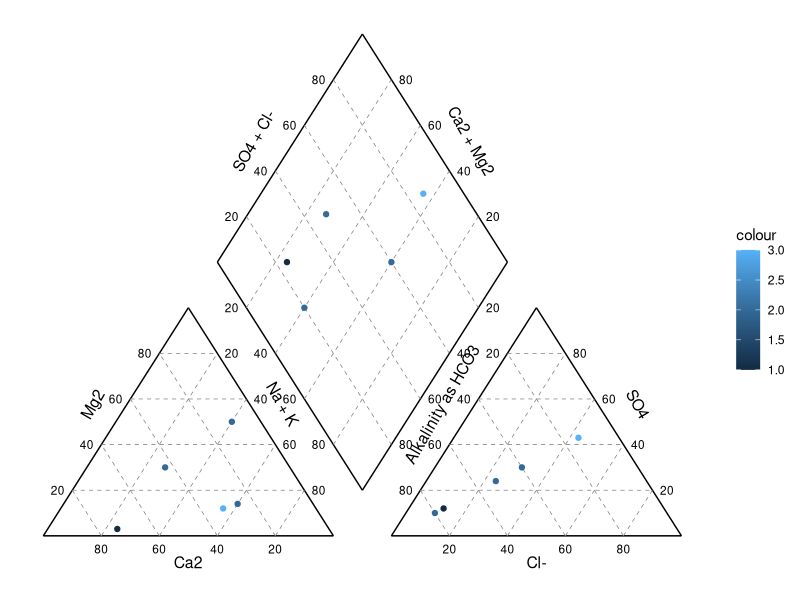
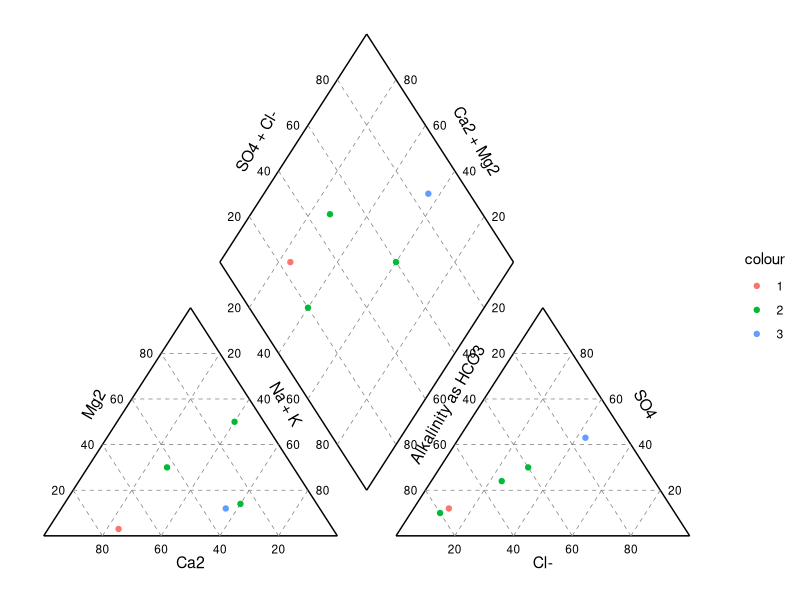
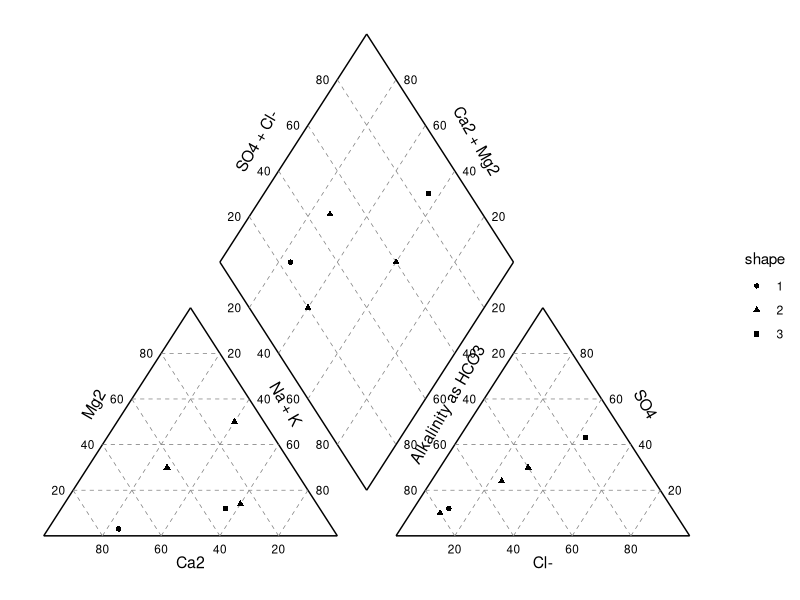
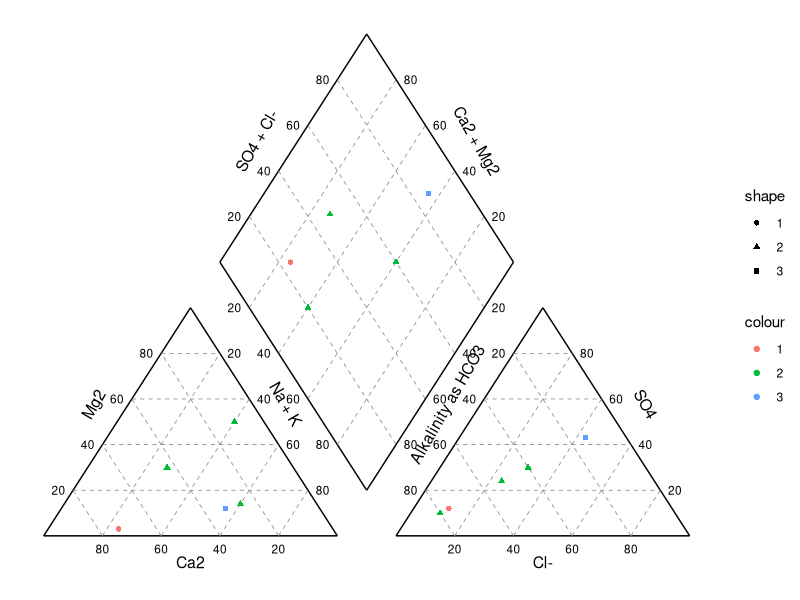
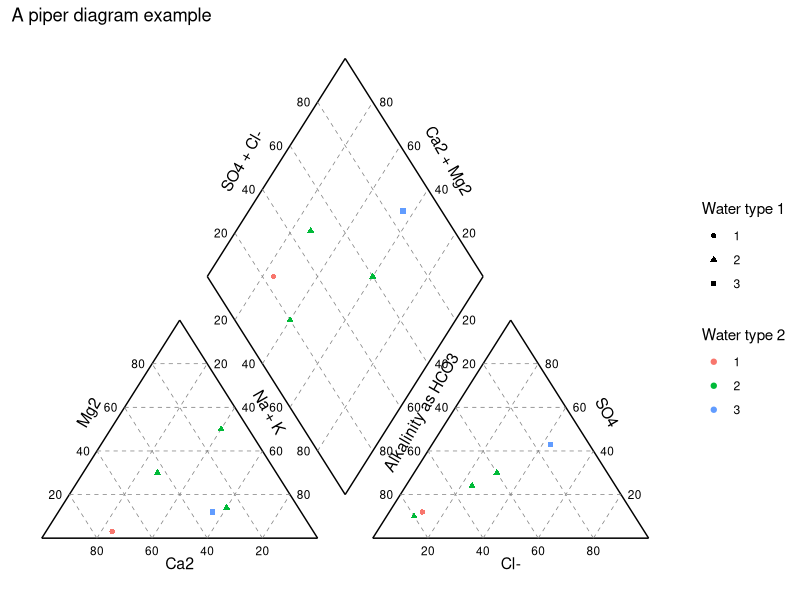

Recreate these plots in R, in order.
### A piper diagram based on the ternary plot example here: http://srmulcahy.github.io/2012/12/04/ternary-plots-r.html
### This was written quickly, and most likely contains bugs - I advice you to check it first.
### Jason Lessels jlessels@gmail.com


library(ggplot2)
ggplot_piper <- function(Mg, Ca, Cl, SO4, colour=NULL, shape=NULL) {
  
  y1 <- Mg * 0.86603
  x1 <- 100*(1-(Ca/100) - (Mg/200))
  y2 <- SO4 * 0.86603
  x2 <-120+(100*Cl/100 + 0.5 * 100*SO4/100)
  
  new_point <- function(x1, x2, y1, y2, grad=1.73206){
    b1 <- y1-(grad*x1)
    b2 <- y2-(-grad*x2)
    M <- matrix(c(grad, -grad, -1,-1), ncol=2)
    intercepts <- as.matrix(c(b1,b2))
    t_mat <- -solve(M) %*% intercepts
    data.frame(x=t_mat[1,1], y=t_mat[2,1])
  }
  
  np_list <- lapply(1:length(x1), function(i) new_point(x1[i], x2[i], y1[i], y2[i]))
  npoints <- do.call("rbind",np_list)
  
  
  grid1p1 <<- data.frame(x1 = c(20,40,60,80), x2= c(10,20,30,40),y1 = c(0,0,0,0), y2 =  c(17.3206,34.6412,51.9618, 69.2824))
  grid1p2 <<- data.frame(x1 = c(20,40,60,80), x2= c(60,70,80,90),y1 = c(0,0,0,0), y2 =  c(69.2824, 51.9618,34.6412,17.3206))
  grid1p3 <<- data.frame(x1 = c(10,20,30,40), x2= c(90,80,70,60),y1 = c(17.3206,34.6412,51.9618, 69.2824), y2 =  c(17.3206,34.6412,51.9618, 69.2824))
  
  grid2p1 <<- grid1p1
  grid2p1$x1 <- grid2p1$x1+120
  grid2p1$x2 <- grid2p1$x2+120
  
  grid2p2 <<- grid1p2
  grid2p2$x1 <- grid2p2$x1+120
  grid2p2$x2 <- grid2p2$x2+120
  
  grid2p3 <<- grid1p3
  grid2p3$x1 <- grid2p3$x1+120
  grid2p3$x2 <- grid2p3$x2+120
  
  grid3p1 <<- data.frame(x1=c(100,90, 80, 70),y1=c(34.6412, 51.9618, 69.2824, 86.603), x2=c(150, 140, 130, 120), y2=c(121.2442,138.5648,155.8854,173.2060))
  grid3p2 <<- data.frame(x1=c(70, 80, 90, 100),y1=c(121.2442,138.5648,155.8854,173.2060), x2=c(120, 130, 140, 150), y2=c(34.6412, 51.9618, 69.2824, 86.603))
  
  
  
  
  points <-data.frame(x=c(x1, x2, npoints$x), y=c(y=y1, y2, npoints$y))  
  
  p <- ggplot() +
    ## left hand ternary plot 
    geom_segment(aes(x=0,y=0, xend=100, yend=0)) +
    geom_segment(aes(x=0,y=0, xend=50, yend=86.603)) +
    geom_segment(aes(x=50,y=86.603, xend=100, yend=0)) + 
    ## right hand ternary plot 
    geom_segment(aes(x=120,y=0, xend=220, yend=0)) +
    geom_segment(aes(x=120,y=0, xend=170, yend=86.603)) +
    geom_segment(aes(x=170,y=86.603, xend=220, yend=0)) +
    ## Upper diamond
    geom_segment(aes(x=110,y=190.5266, xend=60, yend=103.9236)) +
    geom_segment(aes(x=110,y=190.5266, xend=160, yend=103.9236)) + 
    geom_segment(aes(x=110,y=17.3206, xend=160, yend=103.9236)) +
    geom_segment(aes(x=110,y=17.3206, xend=60, yend=103.9236)) +
    
    ## Add grid lines to the plots
    geom_segment(aes(x=x1, y=y1, yend=y2, xend=x2), data=grid1p1, linetype = "dashed", size = 0.25, colour = "grey50") + 
    geom_segment(aes(x=x1, y=y1, yend=y2, xend=x2), data=grid1p2, linetype = "dashed", size = 0.25, colour = "grey50") +
    geom_segment(aes(x=x1, y=y1, yend=y2, xend=x2), data=grid1p3, linetype = "dashed", size = 0.25, colour = "grey50") +
    geom_segment(aes(x=x1, y=y1, yend=y2, xend=x2), data=grid2p1, linetype = "dashed", size = 0.25, colour = "grey50") +
    geom_segment(aes(x=x1, y=y1, yend=y2, xend=x2), data=grid2p2, linetype = "dashed", size = 0.25, colour = "grey50") +
    geom_segment(aes(x=x1, y=y1, yend=y2, xend=x2), data=grid2p3, linetype = "dashed", size = 0.25, colour = "grey50") +
    geom_segment(aes(x=x1, y=y1, yend=y2, xend=x2), data=grid3p1, linetype = "dashed", size = 0.25, colour = "grey50") +
    geom_segment(aes(x=x1, y=y1, yend=y2, xend=x2), data=grid3p2, linetype = "dashed", size = 0.25, colour = "grey50") +
    ### Labels and grid values
    #geom_text(aes(50,-10, label="Ca^2"), parse=T, size=4) + # Commented out, as parse=TRUE can cause issues
    geom_text(aes(50,-10, label="Ca2"), size=4) + 
    geom_text(aes(c(20,40,60,80),c(-5,-5,-5,-5), label=c(80, 60, 40, 20)), size=3) + 
    geom_text(aes(c(35,25,15,5),grid1p2$y2, label=c(80, 60, 40, 20)), size=3) + 
    geom_text(aes(c(95,85,75,65),grid1p3$y2, label=c(80, 60, 40, 20)), size=3) + 
    # geom_text(aes(17,50, label="Mg^2"), parse=T, angle=60, size=4) + 
    geom_text(aes(17,50, label="Mg2"), angle=60, size=4) + 
    geom_text(aes(82.5,50, label="Na + K"), angle=-60, size=4) + 
    geom_text(aes(170,-10, label="Cl-"), size=4) + 
    geom_text(aes(205,50, label="SO4"), angle=-60, size=4) + 
    geom_text(aes(137.5,50, label="Alkalinity as HCO3"), angle=60, size=4) +
    geom_text(aes(c(155,145,135,125),grid2p2$y2, label=c(20, 40, 60, 80)), size=3) + 
    geom_text(aes(c(215,205,195,185),grid2p3$y2, label=c(20, 40, 60, 80)), size=3) + 
    geom_text(aes(c(140,160,180,200),c(-5,-5,-5,-5), label=c(20, 40, 60, 80)), size=3) + 
    
    geom_text(aes(grid3p1$x1-5,grid3p1$y1,  label=c(80, 60, 40, 20)), size=3) + 
    geom_text(aes(grid3p1$x2+5,grid3p1$y2,  label=c(20, 40, 60, 80)), size=3) + 
    geom_text(aes(grid3p2$x1-5,grid3p2$y1,  label=c(20, 40, 60, 80)), size=3) + 
    geom_text(aes(grid3p2$x2+5,grid3p2$y2,  label=c(80, 60, 40, 20)), size=3) + 
    geom_text(aes(72.5,150, label="SO4 + Cl-"), angle=60, size=4) +
    geom_text(aes(147.5,150, label="Ca2 + Mg2"), angle=-60, size=4) +
    
    theme_bw() + 
    theme(panel.grid.major = element_blank(), panel.grid.minor = element_blank(), 
          panel.border = element_blank(), axis.ticks = element_blank(), 
          axis.text.x = element_blank(), axis.text.y = element_blank(),
          axis.title.x = element_blank(), axis.title.y = element_blank())
  
  ## Simple version - no colours and no factors
  if(is.null(colour)&&is.null(shape)){
    return(p + geom_point(aes(x=x, y=y), data=points))
  }
  ## Now there is colour but no factor
  if(!is.null(colour)&&is.null(shape)){
    points$colour <- rep(colour, 3)
    return(p + geom_point(aes(x=x, y=y, colour=colour), data=points))
  }
  ## Now there is no colour but a factor
  if(is.null(colour)&&!is.null(shape)){
    points$shape <- rep(shape, 3)
    return(p+ geom_point(aes(x=x, y=y, shape=shape), data=points))
  }
  ## Now there is colour and a factor
  if(!is.null(colour)&&!is.null(shape)){
    points$shape <- rep(shape, 3)
    points$colour <- rep(colour, 3)
    return(p + geom_point(aes(x=x, y=y, colour=colour, shape=shape), data=points))
  } 
  
  
}
### A plan and simple piper diagram
data=as.data.frame(list("Ca"=c(43,10,73,26,32),"Mg"=c(30,50,3,14,12),Cl=c(24,10,12,30,43),"SO4"=c(24,10,12,30,43),"WaterType"=c(2,2,1,2,3)),row.names=c("A","B","C","D","E"))
### Now a piper diagram with colouring - this could be stream temperature
ggplot_piper(Ca=data$Ca, Mg = data$Mg, Cl=data$Cl, SO4= data$SO4, colour=data$WaterType)
### Noon-continuous colours
ggplot_piper(Ca=data$Ca, Mg = data$Mg, Cl=data$Cl, SO4= data$SO4, colour=as.factor(data$WaterType))
### Now change the shape
ggplot_piper(Ca=data$Ca, Mg = data$Mg, Cl=data$Cl, SO4= data$SO4, shape=as.factor(data$WaterType))
### Now change the both shape and colour
ggplot_piper(Ca=data$Ca, Mg = data$Mg, Cl=data$Cl, SO4= data$SO4, shape=as.factor(data$WaterType), colour=as.factor(data$WaterType))
### Now add better labels to the legend - and a title.
ggplot_piper(Ca=data$Ca, Mg = data$Mg, Cl=data$Cl, SO4= data$SO4, shape=as.factor(data$WaterType), colour=as.factor(data$WaterType)) + 
  labs(shape="Water type 1", colour="Water type 2") + ggtitle("A piper diagram example")